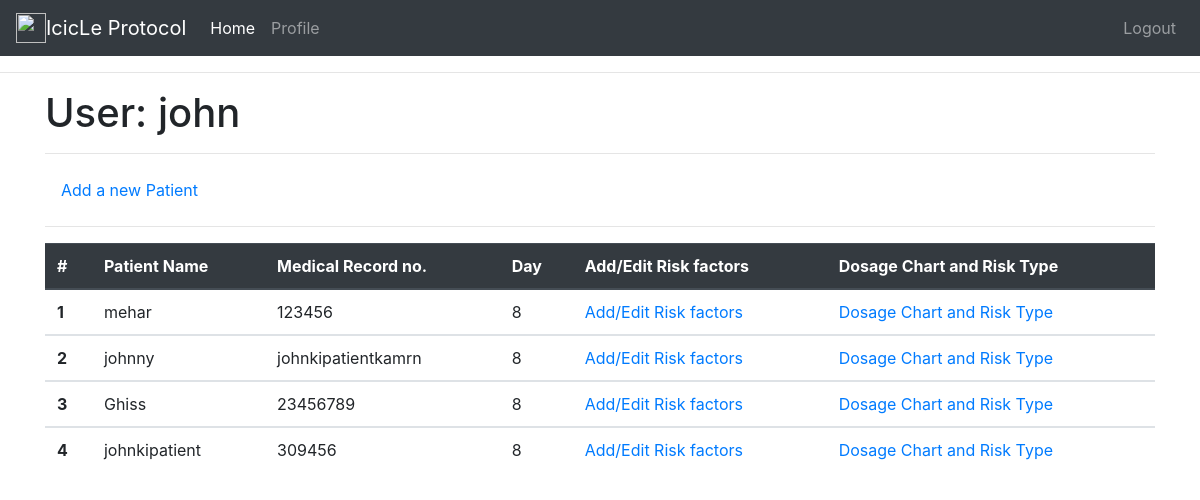
/user/john (signed in), run on the app's committed database.
### app/models.py (models this page shows, shortened)
class User(UserMixin, db.Model):
    id = db.Column(db.Integer, primary_key=True)
    username = db.Column(db.String(64), index=True, unique=True)
    email = db.Column(db.String(120), index=True, unique=True)
    password_hash = db.Column(db.String(128))
    patients = db.relationship('Patient', backref='author', lazy='dynamic')

class Patient(db.Model):
    id = db.Column(db.Integer, primary_key=True)
    timestamp = db.Column(db.DateTime, index=True, default=datetime.utcnow)
    age = db.Column(db.Integer, index=True)
    name = db.Column(db.String(20), index=True)
    hospital = db.Column(db.String(140))
    mrn = db.Column(db.String(20), unique=True)
    height = db.Column(db.Integer)
    weight = db.Column(db.Integer)
    bmi = db.Column(db.Float)
    bsa = db.Column(db.Float)
    d_prednisolone = db.Column(db.Float)
    d_vincristine = db.Column(db.Float)
    d_daunorubicin = db.Column(db.Float)
    d_methotrexate = db.Column(db.Float)
    d_ecoli = db.Column(db.Float)
    d_pegaspargase = db.Column(db.Float)
    d_cotrimoxazole = db.Column(db.Float)
    user_id = db.Column(db.Integer, db.ForeignKey('user.id'))
    risk_factors = db.relationship('RiskFactor', backref='author', lazy='dynamic', primaryjoin="and_(Patient.id==RiskFactor.patient_id, "
                        "Patient.age==RiskFactor.patient_age)")

### app/routes.py (the view)
@app.route('/user/<username>')
@login_required
def user(username):
    user = User.query.filter_by(username=username).first_or_404()
    patients = user.patients.all()
    current_time = datetime.now()
    return render_template('user.html', username=username, patients=patients, current_time=current_time, len=len(patients))

### app/models.py (called while the page is built)
@login.user_loader
def load_user(id):
    return User.query.get(int(id))

### app/templates/user.html
{% extends "base.html" %}
{% block content %}
<div class="container">
    <link rel="stylesheet" href="https://cdnjs.cloudflare.com/ajax/libs/font-awesome/4.7.0/css/font-awesome.min.css">
    <h1>User: {{ username }}</h1>
    {% if len>0: %}
    <table class="table">
        <thead class="thead-dark">
            <tr>
                <th scope="col">#</th>
                <th scope="col">Patient Name</th>
                <th scope="col">Medical Record no.</th>
                <th scope="col">Day</th>
                <th scope="col">Add/Edit Risk factors</th>
                <th scope="col">Dosage Chart and Risk Type</th>
            </tr>
        </thead>
    {% for i in range(0, len)  %}
    <tbody>
        <tr>
            <th scope="row">{{i+1}}</th>
            <td>{{ patients[i].name }}</td>
            <td>{{ patients[i].mrn }}</td>
            <td>{{(current_time-patients[i].timestamp).days}}</td>
    <td> <a href="{{ url_for('edit', username=username, name=patients[i].name) }}">Add/Edit Risk factors</a> </td>
    <td> <a  href="{{ url_for('info', username=username, name=patients[i].name) }}">Dosage Chart and Risk Type</a> </td>
    {% endfor %}
    {% endif %}
    <hr>
    <a type="button" class="nav-link button" href="{{ url_for('add', username=username) }}">Add a new Patient</a>
    <hr>
</div>
{% endblock %}

### app/templates/base.html (shortened to what this page needs)
<html>
    <head>
        <link rel="stylesheet" href="https://stackpath.bootstrapcdn.com/bootstrap/4.5.0/css/bootstrap.min.css">
    </head>
    <body>
        <nav class="navbar navbar-expand-lg navbar-dark bg-dark">
          <a class="navbar-brand" href="{{ url_for('home') }}"><img src="http://www.myiconfinder.com/uploads/iconsets/256-256-cd0a81e5209723fba31fe64b725bfa38.png" height=30 width=30 class="d-inline-block align-top" alt="">IcicLe Protocol</a>
          <div class="collapse navbar-collapse" id="navbarSupportedContent">
            <ul class="navbar-nav mr-auto">
              <li class="nav-item active">
                <a class="nav-link" href="{{ url_for('home') }}">Home <span class="sr-only">(current)</span></a>
              </li>
              <li class="nav-item">
                <a class="nav-link" href="{{ url_for('user', username=current_user.username) }}">Profile</a>
              </li>
            </ul>
            <ul class="navbar-nav">
              <li class="nav-item">
                {% if current_user.is_anonymous %}
                <a class="nav-link" href="{{ url_for('login') }}">Login</a>
                {% else %}
                <a class="nav-link" href="{{ url_for('logout') }}">Logout</a>
                {% endif %}
              </li>
            </ul>
          </div>
        </nav>
        <hr>
        {% block content %}{% endblock %}
    </body>
</html>

### data on the page
User: username "john"
Patient: name "mehar", mrn "123456", (current_time-patients[i].timestamp).days "8"
Patient: name "johnny", mrn "johnkipatientkamrn", (current_time-patients[i].timestamp).days "8"
Patient: name "Ghiss", mrn "23456789", (current_time-patients[i].timestamp).days "8"
Patient: name "johnkipatient", mrn "309456", (current_time-patients[i].timestamp).days "8"

### other printed values
{{ i+1 }} "1" "2" "3" "4"
